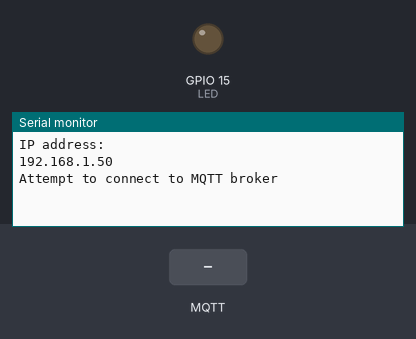
The sketch below on a simulated ESP8266 (NodeMCU). On the bench: output pins drawn as LEDs (lit = HIGH), the last lines printed to the serial monitor. Inputs (shaded band) come from the test bench. WiFi joins after 1.5 s; servers stay silent unless stated; no MQTT or app messages arrive unless stated.

Above: at 2.7 s.
2.8 s: MQTT message "on" arrives on the first subscribed topic
At 10.4 s:
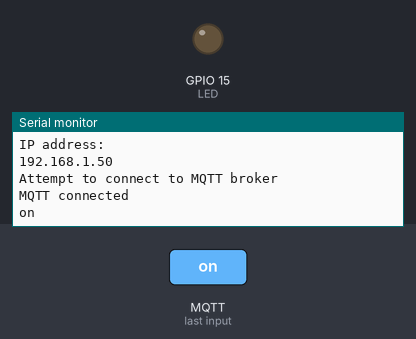
11.0 s: MQTT message "off" arrives on the first subscribed topic
At 15.4 s:
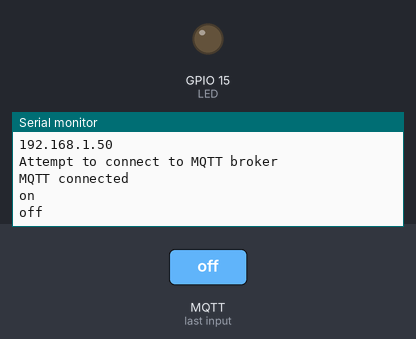

Measured:
- after the input at 2.8 s, the serial monitor: prints a new line after 6.8 s (image 1)
- after the input at 11.0 s, the serial monitor: prints a new line after 3.6 s (image 2)

The sketch:

MyIoTWidget.ino
```cpp
// Base ESP8266
#include <ESP8266WiFi.h>
WiFiClient WIFI_CLIENT;

// MQTT
#include <PubSubClient.h>
PubSubClient MQTT_CLIENT;


#define LIGHT_SENSOR A0
#define LED 15
#define BUTTON 4

// This function runs once on startup
void setup() {
  // Initialize the serial port
  Serial.begin(115200);

  // Configure light sensor pin as an input
  pinMode(LIGHT_SENSOR, INPUT);

  // Configure LED pin as an output
  pinMode(LED, OUTPUT);

  // Configure BUTTON pin as an input with a pullup
  pinMode(BUTTON, INPUT_PULLUP);

  // Attempt to connect to a specific access point
  WiFi.begin("<your wifi access point name>", "<your wifi access point password>");

  // Keep checking the connection status until it is connected
  while (WiFi.status() != WL_CONNECTED) {
      delay(500);
  }

  // Print the IP address of your module
  Serial.println("IP address: ");
  Serial.println(WiFi.localIP());
}

// This function handles received messages
void myMessageArrived(char* topic, byte* payload, unsigned int length) {
  // Convert the message payload from bytes to a string
  String message = "";
  for (unsigned int i=0; i< length; i++) {
    message = message + (char)payload[i];
  }

  // Print the message to the serial port
  Serial.println(message);
}

// This function connects to the MQTT broker
void reconnect() {
  // Set our MQTT broker address and port
  MQTT_CLIENT.setServer("iot.eclipse.org", 1883);
  MQTT_CLIENT.setClient(WIFI_CLIENT);

  // Loop until we're reconnected
  while (!MQTT_CLIENT.connected()) {
    // Attempt to connect
    Serial.println("Attempt to connect to MQTT broker");
    MQTT_CLIENT.connect("<your_random_device_client_id>");

    // Wait some time to space out connection requests
    delay(3000);
  }

  Serial.println("MQTT connected");

  // Subscribe to the topic where our web page is publishing messages
  MQTT_CLIENT.subscribe("<your_random_topic_root>/iot_tutorial/from_webpage");

  // Set the message received callback
  MQTT_CLIENT.setCallback(myMessageArrived);
}

// This function runs over and over again in a continuous loop
void loop() {

  // Check if we're connected to the MQTT broker
  if (!MQTT_CLIENT.connected()) {
    // If we're not, attempt to reconnect
    reconnect();
  }

  // Publish a message to a topic
  MQTT_CLIENT.publish("<your_random_topic_root>/iot_tutorial/from_esp8266", "Hello world!");

  // Wait five seconds
  delay(5000);

  // Check for incoming MQTT messages
  MQTT_CLIENT.loop();
}
```
